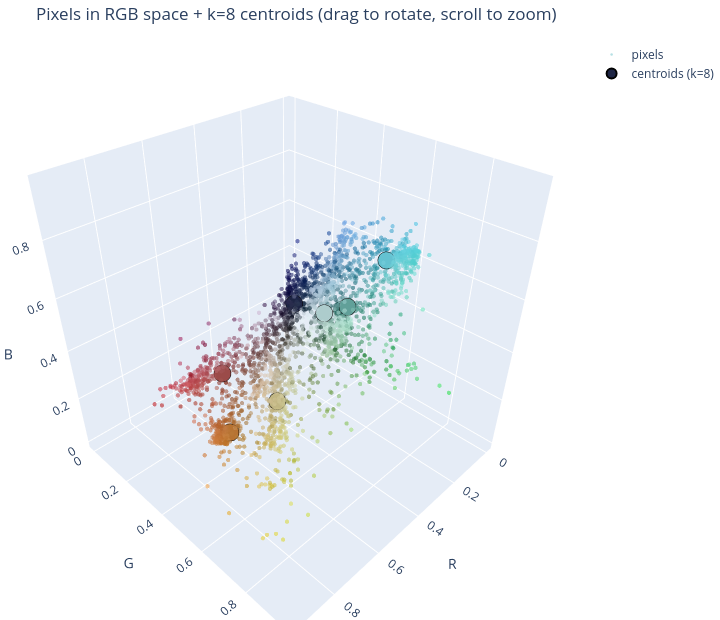

Source (notebook cell):
### Markdown cell above
## 4. Pixels live in RGB space

Every pixel is a point with coordinates `(R, G, B)`. k-means groups these points and replaces each one with its group's center. Below: 3000 sampled pixels (faint, each drawn in its own color) and the **8 centroids** k-means chose (large markers). The entire image gets repainted with just those few colors. The plot is **interactive** --- drag to rotate, scroll to zoom.

### Code cell
import plotly.graph_objects as go
import plotly.io as pio
pio.renderers.default = "plotly_mimetype"   # compact mimebundle; Quarto supplies plotly.js

sample = pixels[np.random.choice(len(pixels), 3000, replace=False)]
cents = kmeans_models[8].cluster_centers_

def rgb_str(arr01):
    return [f"rgb({int(r*255)},{int(g*255)},{int(b*255)})" for r, g, b in arr01]

fig = go.Figure()
fig.add_scatter3d(
    x=sample[:, 0], y=sample[:, 1], z=sample[:, 2], mode="markers",
    marker=dict(size=2.5, color=rgb_str(sample), opacity=0.55), name="pixels",
)
fig.add_scatter3d(
    x=cents[:, 0], y=cents[:, 1], z=cents[:, 2], mode="markers",
    marker=dict(size=10, color=rgb_str(cents), line=dict(color="black", width=2)),
    name="centroids (k=8)",
)
fig.update_layout(
    title="Pixels in RGB space + k=8 centroids (drag to rotate, scroll to zoom)",
    scene=dict(xaxis_title="R", yaxis_title="G", zaxis_title="B"),
    width=720, height=620, margin=dict(l=0, r=0, t=40, b=0),
)
fig.write_html(os.path.join(OUT_DIR, "rgb_scatter.html"), include_plotlyjs="cdn")   # interactive artifact saved to out/
fig.show()

### Figure 1 — Plotly figure (JSON) as saved in the notebook; plotly's stock layout.template omitted (floating-point values rounded to 4 significant figures; data arrays with more than 128 entries replaced by an {"elided": "..."} marker saying what was removed)
{"data": [{"marker": {"color": {"elided": "3000 str values"}, "opacity": 0.55, "size": 2.5}, "mode": "markers", "name": "pixels", "type": "scatter3d", "x": {"elided": "3000 float values"}, "y": {"elided": "3000 float values"}, "z": {"elided": "3000 float values"}}, {"marker": {"color": ["rgb(30,37,68)", "rgb(193,182,131)", "rgb(183,115,50)", "rgb(100,194,209)", "rgb(173,204,204)", "rgb(52,117,109)", "rgb(97,160,153)", "rgb(155,75,73)"], "line": {"color": "black", "width": 2}, "size": 10}, "mode": "markers", "name": "centroids (k=8)", "type": "scatter3d", "x": [0.1198, 0.7607, 0.7177, 0.3933, 0.6802, 0.2059, 0.3813, 0.6114], "y": [0.1462, 0.7159, 0.452, 0.7631, 0.8014, 0.4591, 0.6279, 0.2961], "z": [0.2705, 0.5175, 0.1971, 0.8198, 0.8034, 0.4308, 0.6018, 0.2892]}], "layout": {"height": 620, "margin": {"b": 0, "l": 0, "r": 0, "t": 40}, "scene": {"xaxis": {"title": {"text": "R"}}, "yaxis": {"title": {"text": "G"}}, "zaxis": {"title": {"text": "B"}}}, "title": {"text": "Pixels in RGB space + k=8 centroids (drag to rotate, scroll to zoom)"}, "width": 720}}
